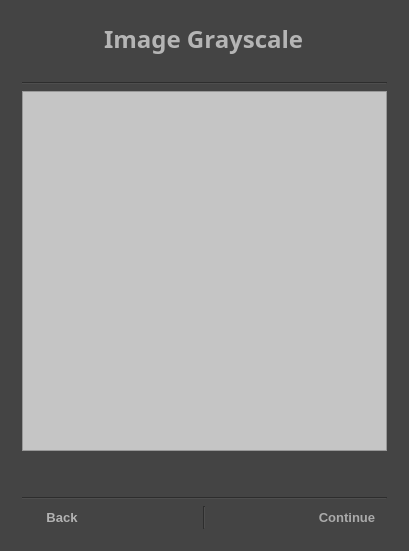
<?xml version="1.0" encoding="UTF-8"?>
<ui version="4.0">
 <class>MainWindow</class>
 <widget class="QMainWindow" name="MainWindow">
  <property name="geometry">
   <rect>
    <x>0</x>
    <y>0</y>
    <width>394</width>
    <height>551</height>
   </rect>
  </property>
  <property name="windowTitle">
   <string>Number Recognition</string>
  </property>
  <property name="windowIcon">
   <iconset>
    <normaloff>../data/icon.png</normaloff>../data/icon.png</iconset>
  </property>
  <property name="styleSheet">
   <string notr="true">background-color: rgb(68, 68, 68);</string>
  </property>
  <widget class="QWidget" name="centralWidget">
   <layout class="QGridLayout" name="gridLayout">
    <item row="0" column="0">
     <widget class="QStackedWidget" name="stackedWidget">
      <property name="font">
       <font>
        <family>Rosewood Std Regular</family>
        <pointsize>28</pointsize>
        <weight>75</weight>
        <bold>true</bold>
       </font>
      </property>
      <property name="currentIndex">
       <number>1</number>
      </property>
      <widget class="QWidget" name="page">
       <layout class="QVBoxLayout" name="verticalLayout_4">
        <item alignment="Qt::AlignHCenter">
         <widget class="QLabel" name="label">
          <property name="font">
           <font>
            <family>Snap ITC</family>
            <pointsize>26</pointsize>
            <weight>75</weight>
            <bold>true</bold>
           </font>
          </property>
          <property name="styleSheet">
           <string notr="true">color: rgb(194, 194, 194);</string>
          </property>
          <property name="text">
           <string>Your Image</string>
          </property>
         </widget>
        </item>
        <item>
         <widget class="Line" name="line_3">
          <property name="orientation">
           <enum>Qt::Horizontal</enum>
          </property>
         </widget>
        </item>
        <item>
         <spacer name="horizontalSpacer_2">
          <property name="orientation">
           <enum>Qt::Horizontal</enum>
          </property>
          <property name="sizeHint" stdset="0">
           <size>
            <width>40</width>
            <height>20</height>
           </size>
          </property>
         </spacer>
        </item>
        <item>
         <widget class="QGraphicsView" name="graphicsview_0">
          <property name="styleSheet">
           <string notr="true">background-color: rgb(214, 214, 214);</string>
          </property>
         </widget>
        </item>
        <item>
         <spacer name="horizontalSpacer">
          <property name="orientation">
           <enum>Qt::Horizontal</enum>
          </property>
          <property name="sizeHint" stdset="0">
           <size>
            <width>40</width>
            <height>20</height>
           </size>
          </property>
         </spacer>
        </item>
        <item>
         <widget class="Line" name="line_2">
          <property name="orientation">
           <enum>Qt::Horizontal</enum>
          </property>
         </widget>
        </item>
        <item>
         <layout class="QHBoxLayout" name="horizontalLayout_4">
          <item>
           <widget class="QPushButton" name="open_button_0">
            <property name="font">
             <font>
              <pointsize>14</pointsize>
              <weight>75</weight>
              <bold>true</bold>
             </font>
            </property>
            <property name="autoFillBackground">
             <bool>false</bool>
            </property>
            <property name="styleSheet">
             <string notr="true">color: rgb(195, 195, 195);
</string>
            </property>
            <property name="text">
             <string>Open</string>
            </property>
            <property name="iconSize">
             <size>
              <width>64</width>
              <height>48</height>
             </size>
            </property>
            <property name="autoDefault">
             <bool>false</bool>
            </property>
            <property name="default">
             <bool>false</bool>
            </property>
            <property name="flat">
             <bool>true</bool>
            </property>
           </widget>
          </item>
          <item>
           <widget class="Line" name="line_4">
            <property name="orientation">
             <enum>Qt::Vertical</enum>
            </property>
           </widget>
          </item>
          <item>
           <widget class="QPushButton" name="clear_button_0">
            <property name="font">
             <font>
              <pointsize>14</pointsize>
              <weight>75</weight>
              <bold>true</bold>
             </font>
            </property>
            <property name="styleSheet">
             <string notr="true">color: rgb(167, 167, 167);
</string>
            </property>
            <property name="text">
             <string>Clear</string>
            </property>
            <property name="flat">
             <bool>true</bool>
            </property>
           </widget>
          </item>
         </layout>
        </item>
        <item>
         <widget class="Line" name="line">
          <property name="orientation">
           <enum>Qt::Horizontal</enum>
          </property>
         </widget>
        </item>
        <item>
         <layout class="QHBoxLayout" name="horizontalLayout_5">
          <item>
           <widget class="QPushButton" name="aboutbutton_0">
            <property name="font">
             <font>
              <pointsize>10</pointsize>
              <weight>75</weight>
              <bold>true</bold>
             </font>
            </property>
            <property name="styleSheet">
             <string notr="true">color: rgb(198, 198, 198);</string>
            </property>
            <property name="text">
             <string>About</string>
            </property>
            <property name="iconSize">
             <size>
              <width>24</width>
              <height>24</height>
             </size>
            </property>
            <property name="flat">
             <bool>true</bool>
            </property>
           </widget>
          </item>
          <item>
           <widget class="Line" name="line_18">
            <property name="orientation">
             <enum>Qt::Vertical</enum>
            </property>
           </widget>
          </item>
          <item>
           <widget class="QPushButton" name="helpbutton_0">
            <property name="font">
             <font>
              <pointsize>10</pointsize>
              <weight>75</weight>
              <bold>true</bold>
             </font>
            </property>
            <property name="styleSheet">
             <string notr="true">color: rgb(212, 212, 212);</string>
            </property>
            <property name="text">
             <string>Help</string>
            </property>
            <property name="iconSize">
             <size>
              <width>24</width>
              <height>24</height>
             </size>
            </property>
            <property name="flat">
             <bool>true</bool>
            </property>
           </widget>
          </item>
          <item>
           <widget class="Line" name="line_17">
            <property name="orientation">
             <enum>Qt::Vertical</enum>
            </property>
           </widget>
          </item>
          <item alignment="Qt::AlignLeft">
           <widget class="QPushButton" name="runallbutton_0">
            <property name="font">
             <font>
              <pointsize>10</pointsize>
              <weight>75</weight>
              <bold>true</bold>
             </font>
            </property>
            <property name="styleSheet">
             <string notr="true">color: rgb(217, 217, 217);</string>
            </property>
            <property name="text">
             <string>Run All</string>
            </property>
            <property name="flat">
             <bool>true</bool>
            </property>
           </widget>
          </item>
          <item>
           <widget class="Line" name="line_5">
            <property name="orientation">
             <enum>Qt::Vertical</enum>
            </property>
           </widget>
          </item>
          <item alignment="Qt::AlignLeft">
           <widget class="QPushButton" name="continuebutton_0">
            <property name="font">
             <font>
              <pointsize>10</pointsize>
              <weight>75</weight>
              <bold>true</bold>
             </font>
            </property>
            <property name="layoutDirection">
             <enum>Qt::RightToLeft</enum>
            </property>
            <property name="autoFillBackground">
             <bool>false</bool>
            </property>
            <property name="styleSheet">
             <string notr="true">color: rgb(194, 194, 194);</string>
            </property>
            <property name="text">
             <string>Continue</string>
            </property>
            <property name="flat">
             <bool>true</bool>
            </property>
           </widget>
          </item>
         </layout>
        </item>
       </layout>
      </widget>
      <widget class="QWidget" name="page_2">
       <layout class="QVBoxLayout" name="verticalLayout_3">
        <item alignment="Qt::AlignHCenter">
         <widget class="QLabel" name="label_2">
          <property name="font">
           <font>
            <family>Algerian</family>
            <pointsize>18</pointsize>
            <weight>75</weight>
            <bold>true</bold>
           </font>
          </property>
          <property name="styleSheet">
           <string notr="true">color: rgb(181, 181, 181);</string>
          </property>
          <property name="text">
           <string>Image Grayscale</string>
          </property>
         </widget>
        </item>
        <item>
         <spacer name="horizontalSpacer_3">
          <property name="orientation">
           <enum>Qt::Horizontal</enum>
          </property>
          <property name="sizeHint" stdset="0">
           <size>
            <width>40</width>
            <height>20</height>
           </size>
          </property>
         </spacer>
        </item>
        <item>
         <widget class="Line" name="line_8">
          <property name="orientation">
           <enum>Qt::Horizontal</enum>
          </property>
         </widget>
        </item>
        <item>
         <widget class="QGraphicsView" name="graphicsview_1">
          <property name="styleSheet">
           <string notr="true">background-color: rgb(197, 197, 197);</string>
          </property>
         </widget>
        </item>
        <item>
         <spacer name="horizontalSpacer_5">
          <property name="orientation">
           <enum>Qt::Horizontal</enum>
          </property>
          <property name="sizeHint" stdset="0">
           <size>
            <width>40</width>
            <height>20</height>
           </size>
          </property>
         </spacer>
        </item>
        <item>
         <spacer name="horizontalSpacer_4">
          <property name="orientation">
           <enum>Qt::Horizontal</enum>
          </property>
          <property name="sizeHint" stdset="0">
           <size>
            <width>40</width>
            <height>20</height>
           </size>
          </property>
         </spacer>
        </item>
        <item>
         <widget class="Line" name="line_6">
          <property name="orientation">
           <enum>Qt::Horizontal</enum>
          </property>
         </widget>
        </item>
        <item>
         <layout class="QHBoxLayout" name="horizontalLayout_6">
          <item alignment="Qt::AlignLeft">
           <widget class="QPushButton" name="backbutton_1">
            <property name="font">
             <font>
              <pointsize>10</pointsize>
              <weight>75</weight>
              <bold>true</bold>
             </font>
            </property>
            <property name="styleSheet">
             <string notr="true">color: rgb(179, 179, 179);</string>
            </property>
            <property name="text">
             <string>Back</string>
            </property>
            <property name="flat">
             <bool>true</bool>
            </property>
           </widget>
          </item>
          <item>
           <widget class="Line" name="line_7">
            <property name="orientation">
             <enum>Qt::Vertical</enum>
            </property>
           </widget>
          </item>
          <item alignment="Qt::AlignLeft|Qt::AlignVCenter">
           <widget class="QPushButton" name="continuebutton_1">
            <property name="font">
             <font>
              <pointsize>10</pointsize>
              <weight>75</weight>
              <bold>true</bold>
             </font>
            </property>
            <property name="layoutDirection">
             <enum>Qt::RightToLeft</enum>
            </property>
            <property name="styleSheet">
             <string notr="true">color: rgb(171, 171, 171);</string>
            </property>
            <property name="text">
             <string>Continue</string>
            </property>
            <property name="flat">
             <bool>true</bool>
            </property>
           </widget>
          </item>
         </layout>
        </item>
       </layout>
      </widget>
     </widget>
    </item>
   </layout>
  </widget>
 </widget>
 <layoutdefault spacing="6" margin="11"/>
 <resources/>
 <connections/>
</ui>
